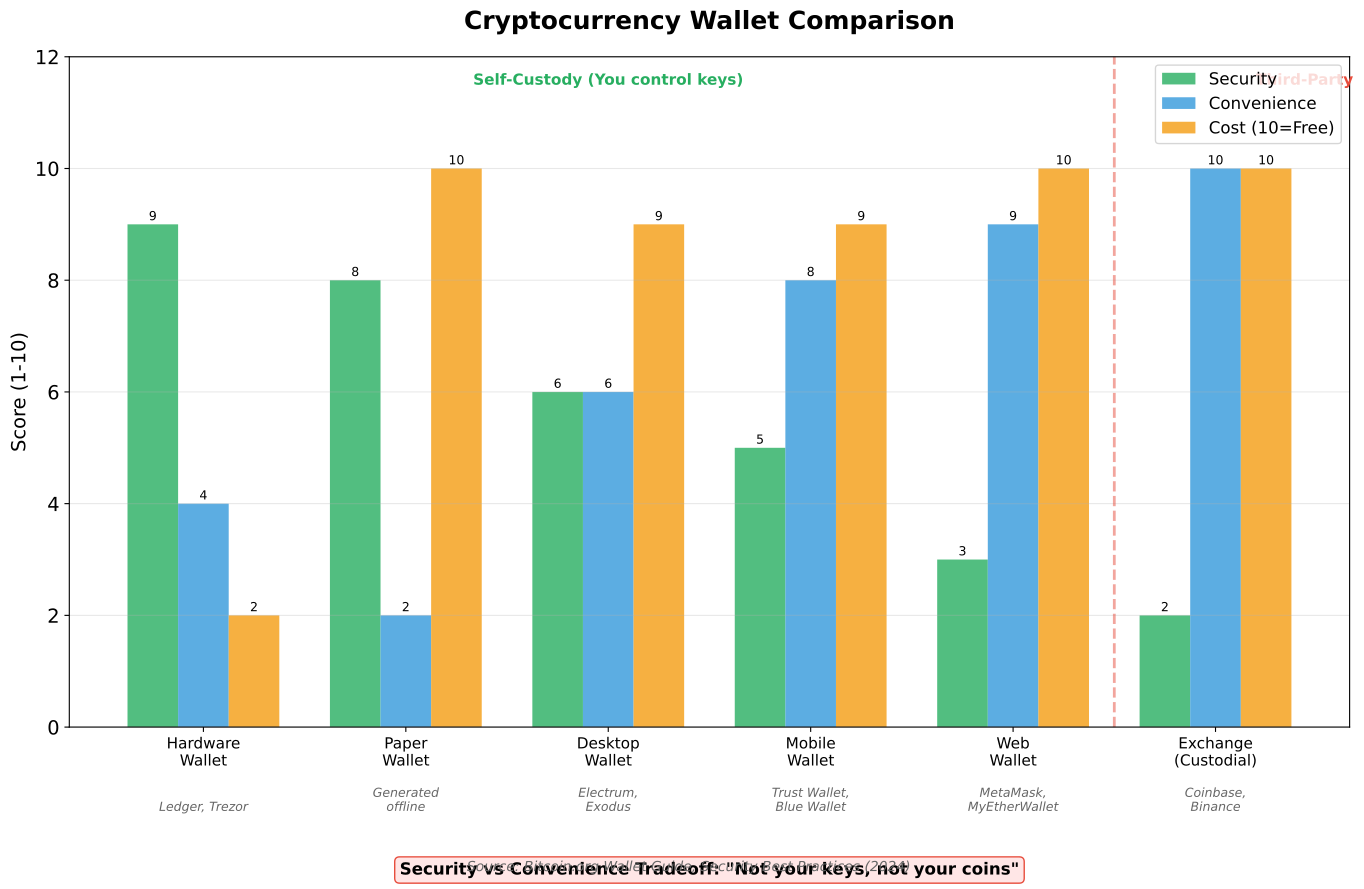

Write the Python code that produced this figure.
"""
Wallet Types Comparison
Compares different cryptocurrency wallet types and their security tradeoffs

Output: wallet_types_comparison.pdf
Module: module_02_blockchain
Lesson: 15 - Public Key Cryptography
"""

from pathlib import Path
import matplotlib.pyplot as plt
import matplotlib.patches as mpatches
import numpy as np

CHART_METADATA = {
    'title': 'Wallet Types Comparison',
    'module': 'module_02_blockchain',
    'lesson': 15,
    'url': 'https://github.com/Digital-AI-Finance/digital-finance/tree/main/module_02_blockchain/figures/wallet_types_comparison'
}

plt.rcParams.update({
    'font.size': 14,
    'axes.labelsize': 14,
})

def create_chart():
    """Create wallet types comparison chart"""
    fig, ax = plt.subplots(figsize=(14, 9))

    # Wallet types
    wallets = ['Hardware\nWallet', 'Paper\nWallet', 'Desktop\nWallet', 'Mobile\nWallet', 'Web\nWallet', 'Exchange\n(Custodial)']

    # Metrics (1-10 scale)
    security = [9, 8, 6, 5, 3, 2]
    convenience = [4, 2, 6, 8, 9, 10]
    cost = [2, 10, 9, 9, 10, 10]  # Free = 10

    x = np.arange(len(wallets))
    width = 0.25

    bars1 = ax.bar(x - width, security, width, label='Security', color='#27AE60', alpha=0.8)
    bars2 = ax.bar(x, convenience, width, label='Convenience', color='#3498DB', alpha=0.8)
    bars3 = ax.bar(x + width, cost, width, label='Cost (10=Free)', color='#F39C12', alpha=0.8)

    ax.set_ylabel('Score (1-10)', fontsize=14)
    ax.set_title('Cryptocurrency Wallet Comparison', fontsize=18, fontweight='bold', pad=20)
    ax.set_xticks(x)
    ax.set_xticklabels(wallets, fontsize=11)
    ax.legend(loc='upper right', fontsize=12)
    ax.set_ylim(0, 12)
    ax.grid(axis='y', alpha=0.3)

    # Add value labels
    for bars in [bars1, bars2, bars3]:
        for bar in bars:
            height = bar.get_height()
            ax.annotate(f'{int(height)}', xy=(bar.get_x() + bar.get_width()/2, height),
                       xytext=(0, 3), textcoords='offset points', ha='center', fontsize=9)

    # Examples row
    examples = ['Ledger, Trezor', 'Generated\noffline', 'Electrum,\nExodus', 'Trust Wallet,\nBlue Wallet', 'MetaMask,\nMyEtherWallet', 'Coinbase,\nBinance']
    for i, ex in enumerate(examples):
        ax.text(i, -1.5, ex, ha='center', fontsize=9, color='#666', style='italic')

    # Key insight box
    ax.text(0.5, -0.22, 'Security vs Convenience Tradeoff: "Not your keys, not your coins"',
           transform=ax.transAxes, ha='center', fontsize=12, fontweight='bold',
           bbox=dict(boxstyle='round', facecolor='#FFE6E6', edgecolor='#E74C3C'))

    # Custody indicator
    ax.axvline(x=4.5, color='#E74C3C', linestyle='--', linewidth=2, alpha=0.5)
    ax.text(2, 11.5, 'Self-Custody (You control keys)', ha='center', fontsize=11, color='#27AE60', fontweight='bold')
    ax.text(5.2, 11.5, 'Third-Party', ha='left', fontsize=11, color='#E74C3C', fontweight='bold')

    # Source
    fig.text(0.5, 0.02, 'Source: Bitcoin.org Wallet Guide, Security Best Practices (2024)',
            fontsize=10, ha='center', style='italic', color='#666666')

    plt.tight_layout()
    plt.subplots_adjust(bottom=0.18)

    output_path = Path(__file__).parent / 'wallet_types_comparison.pdf'
    plt.savefig(output_path, format='pdf', dpi=300, bbox_inches='tight')
    plt.close()
    print(f"Chart saved to: {output_path}")
    return output_path

if __name__ == '__main__':
    create_chart()
